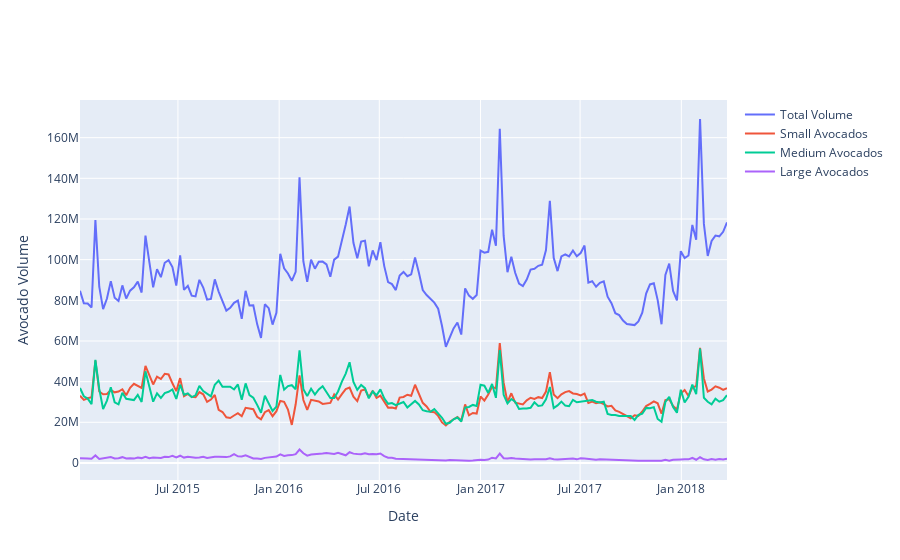

This figure's notebook cell:
### Code cell
line_plot = [{'x': vol_per_week['Date'],'y': vol_per_week[c],'name': c

             } 
             for c in all_volumes]

layout = {
  'xaxis': {'title': 'Date'},
  'yaxis': {'title': 'Avocado Volume'}
}
#go.Figure
trend_link2 = go.Figure(data=line_plot, layout=layout)
trend_link2.write_image("../img/trend_link2.png")
trend_link2

### Figure 1 — Plotly figure (JSON) as saved in the notebook; plotly's stock layout.template omitted (floating-point values rounded to 4 significant figures; data arrays with more than 128 entries replaced by an {"elided": "..."} marker saying what was removed)
{"data": [{"name": "Total Volume", "type": "scatter", "x": {"elided": "169 str values"}, "y": {"elided": "169 float values"}}, {"name": "Small Avocados", "type": "scatter", "x": {"elided": "169 str values"}, "y": {"elided": "169 float values"}}, {"name": "Medium Avocados", "type": "scatter", "x": {"elided": "169 str values"}, "y": {"elided": "169 float values"}}, {"name": "Large Avocados", "type": "scatter", "x": {"elided": "169 str values"}, "y": {"elided": "169 float values"}}], "layout": {"xaxis": {"title": {"text": "Date"}}, "yaxis": {"title": {"text": "Avocado Volume"}}}}
